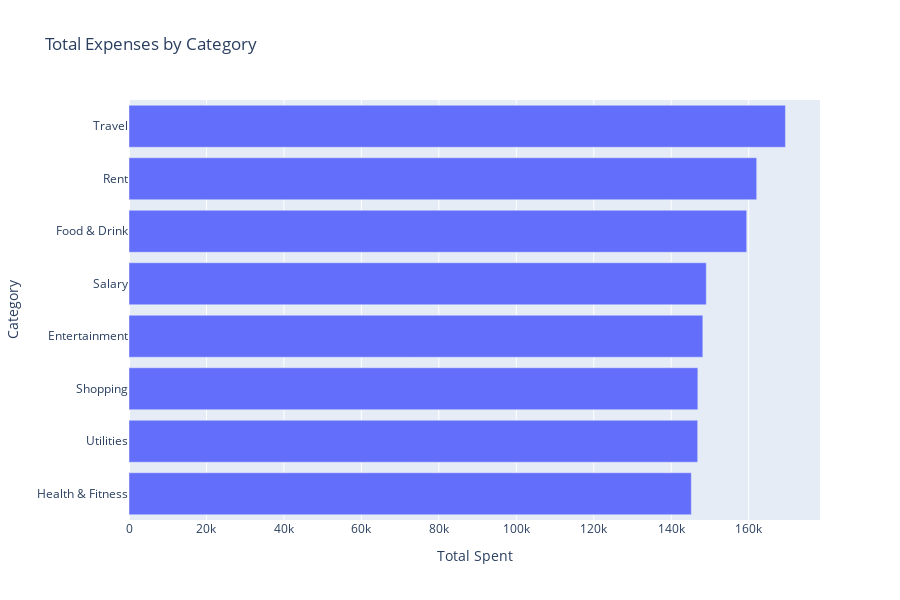

Notebook code for this chart:
### Markdown cell above
# Total Expenses by Category

### Code cell
expense_df = df[df['Type'] == 'Expense'].groupby('Category')['Amount'].sum().sort_values(ascending=True).reset_index()
expense_df.columns = ['Category', 'Amount']

fig3 = px.bar(expense_df, x='Amount', y='Category', orientation='h',
              title="Total Expenses by Category",
              labels={'Amount': 'Total Spent', 'Category': 'Category'}, height=600)
fig3.show()

### Figure 1 — Plotly figure (JSON) as saved in the notebook; plotly's stock layout.template omitted (floating-point values rounded to 4 significant figures)
{"data": [{"hovertemplate": "Total Spent=%{x}<br>Category=%{y}<extra></extra>", "legendgroup": "", "marker": {"color": "#636efa", "pattern": {"shape": ""}}, "name": "", "orientation": "h", "showlegend": false, "textposition": "auto", "type": "bar", "x": [145200.0, 146800.0, 146900.0, 148200.0, 149100.0, 159500.0, 162100.0, 169500.0], "xaxis": "x", "y": ["Health & Fitness", "Utilities", "Shopping", "Entertainment", "Salary", "Food & Drink", "Rent", "Travel"], "yaxis": "y"}], "layout": {"barmode": "relative", "height": 600, "legend": {"tracegroupgap": 0}, "title": {"text": "Total Expenses by Category"}, "xaxis": {"anchor": "y", "domain": [0, 1], "title": {"text": "Total Spent"}}, "yaxis": {"anchor": "x", "domain": [0, 1], "title": {"text": "Category"}}}}
